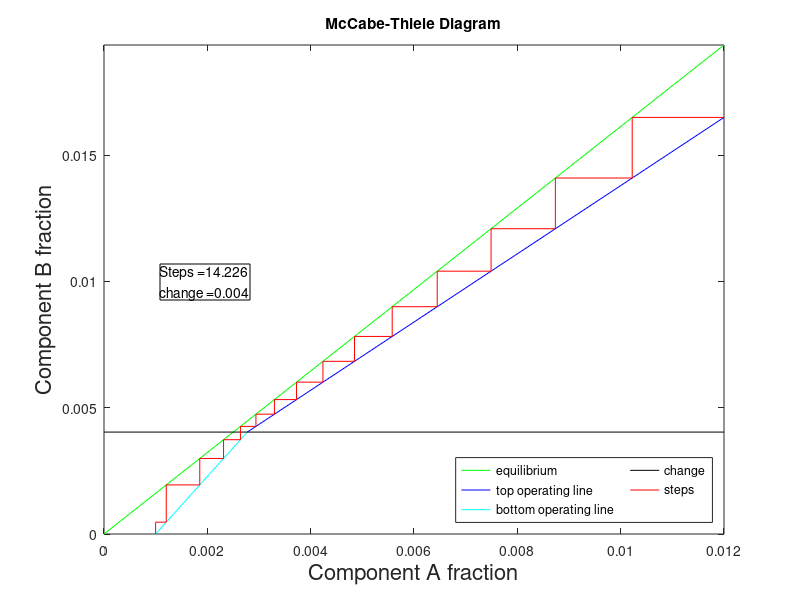

Here is the MATLAB script that generated this plot:

%McCabe-Thiele Diagram Maker
%Creates McCabe-Thiele Diagrams based on input values
%author: Jean-David Rousseau
%version 1.0
%since July 3rd 2019

close all
%set up x-axis
x_initial=0.012;
x_scale=[0 x_initial];

%initial y later replaced by mass balance equation to find it
y_initial=0.01649;

%Equilibrium idk where the values are, yolo
slope_eq=1.613;
intercept_eq=0;

equilibrium=slope_eq*x_scale+intercept_eq;

%Operating line values
slope_top_operating_line= 1.35;
intercept_top_operating_line=0.00029;
slope_bottom_operating_line= 2.273;
intercept_bottom_operating_line=-0.00227;

%Find Intercept between lines
line_intersect_x=(intercept_top_operating_line-intercept_bottom_operating_line)/(slope_bottom_operating_line-slope_top_operating_line);
line_intersect_y=slope_bottom_operating_line*line_intersect_x+intercept_bottom_operating_line;

%Use this intercept as a cutoff
x_top = [line_intersect_x x_initial];
x_bottom = [0 line_intersect_x];

%Finally construct our 2 feed lines
top_operating_line=slope_top_operating_line*x_top+intercept_top_operating_line;
bottom_operating_line=slope_bottom_operating_line*x_bottom+intercept_bottom_operating_line;


%McCabe Thiele diagram lines between lines
%start at y_initial, finish at 0
%eq_count tracks the number of steps?
%points holds all the points that touch the lines
eq_count = 0;
xx = x_initial;
yy = y_initial;
points=[xx,yy];
point=[];

while(yy>0)
    %save the previous values in case of partial step
    prev_x=xx;
    prev_y=yy;
    %go to equilibrium
    xx=(yy-intercept_eq)/slope_eq;
    
    %save point and wait(add to points matrix)
    point=[xx,yy];
    
    %go to Operating line
    if (xx>line_intersect_x)
        yy = slope_top_operating_line*xx+intercept_top_operating_line;
    else
        yy = slope_bottom_operating_line*xx+intercept_bottom_operating_line;
    end
    
    
    
    if(yy<0)
        %we need partial step if yy<0
        yy=prev_y;
        if(line_intersect_y > 0)
            %intersect above zero, use bottom
            zero_intersect_x=-intercept_bottom_operating_line/slope_bottom_operating_line;
        else
            %intersect above zero, use top
            zero_intersect_x=-intercept_top_operating_line/slope_top_operating_line;
        end
        %save the last two points
        point=[zero_intersect_x,yy];
        points=[points;point];
        point=[zero_intersect_x,0];
        points=[points;point];
        %increment value by proportion
        %xx is still moved to eq, prev x is on OPline
        eq_count=eq_count+((prev_x-zero_intersect_x)/(prev_x-xx));
        %exit loop
        break
    
    
    else
        %continue normally
        %save point and add to points matrix
        points=[points;point];
        point=[xx,yy];
        points=[points;point];
    
        %step successful
        eq_count=eq_count+1;
    end
end



%Plot 3 lines
figure
hold off
plot(x_scale,equilibrium,'g',x_top,top_operating_line,'b',x_bottom,bottom_operating_line,'c', x_scale, line_intersect_y*ones(size(x_scale)),'k')

%Pre-Plot McCabe Thiele diagram lines 
%Constructing each line requires 2 points
xx=1;
[m,n]=size(points);%m is number of points
two_points=[0 0;0 0];
end_points=[0 0];
is_horizontal=true;

while(xx<m)
    if(is_horizontal)
        %horizontal
        end_points=[points(xx,1) points(xx+1,1)];
        line_value = points(xx,2);
        hold on
        plot(end_points,line_value*ones(size(end_points)),'r')
        is_horizontal=false;
    else
        %vertical
        end_points=[points(xx,2) points(xx+1,2)];
        line_value = points(xx,1);
        hold on
        plot(line_value*ones(size(end_points)),end_points,'r')
        is_horizontal=true;
    end
    xx=xx+1;
end

%formatting
title('McCabe-Thiele Diagram');
xlabel('Component A fraction','fontsize',16); 
ylabel('Component B fraction','fontsize',16);
ylim([0 inf]);
legend({'equilibrium','top operating line', 'bottom operating line', 'change', 'steps'},'Location','southeast','NumColumns',2);
dim = [0.2 0.5 0.4 0.3];
num1 = sprintf('%0.3f',eq_count);
num2 = sprintf('%0.3f',line_intersect_y); 
str = {strcat('Steps = ',num1), strcat('change = ',num2)};
annotation('textbox',dim,'String',str,'FitBoxToText','on');